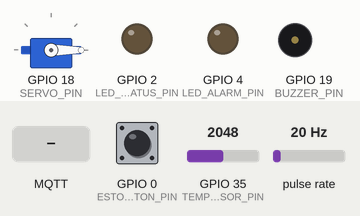
A sketch run on a simulated ESP32. Parts: servo, output pins drawn as LEDs (lit = HIGH), buzzer (waves = sounding). Wiring (inferred from the names in the program): pulse sensor: data GPIO 34. The inputs (shaded band) are chosen by the test bench; at power-on: GPIO 0 (ESTOP_BUTTON_PIN) HIGH, GPIO 35 (TEMP_SENSOR_PIN) = 2048, pulse rate 20 Hz. WiFi joins after 1.5 s; servers stay silent unless stated; no MQTT or app messages arrive unless stated; what the sketch prints to the serial monitor is not drawn.

Above: at 2.7 s.
2.8 s: GPIO 0 (ESTOP_BUTTON_PIN) pulled LOW for 0.15 s
At 3.5 s:
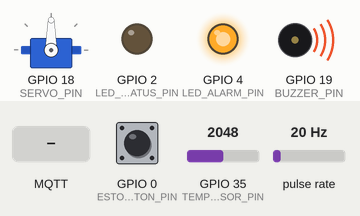
At 5.7 s:
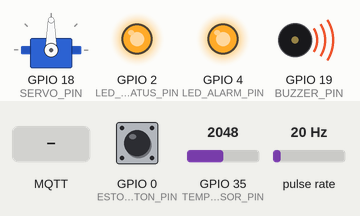
5.9 s: MQTT message "EMERGENCY_STOP" arrives on the first subscribed topic
Timing chart, 0 to 11.5 s (numbered marks = the images above; inputs shaded):
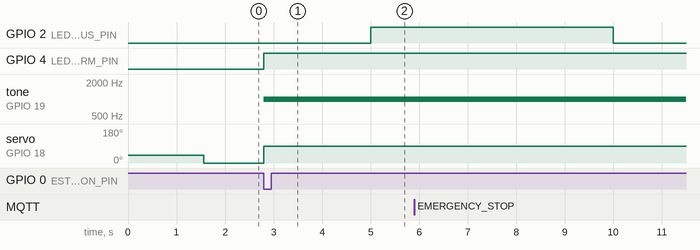

Measured:
- after the input at 2.8 s, GPIO 4 (LED_ALARM_PIN): LOW → HIGH at once; tone on GPIO 19 (BUZZER_PIN): silent → 1000 Hz after 0.00 s instead of 0.86 s; servo on GPIO 18 (SERVO_PIN): 0° → 90° at once

The sketch:

ivara_device.ino
```cpp
/*
 * IVaaRA – ESP32 Firmware
 * Intra Venous Automation and Response Architecture
 *
 * Architecture:
 *   Sensor acquisition → Flow calculation → Control algorithm
 *   → MQTT publish → Command receive → Safety logic
 *
 * The ESP32 maintains local safety operation even if Wi-Fi/MQTT is lost.
 */

// ─────────────────────────────────────────────────────────────────────
// CONFIGURATION — Set these for your deployment
// ─────────────────────────────────────────────────────────────────────
#include <Arduino.h>
#include <WiFi.h>
#include <PubSubClient.h>
#include <ArduinoJson.h>
#include <ESP32Servo.h>

// Network credentials (use provisioning or NVS in production)
const char* WIFI_SSID     = "YOUR_SSID";
const char* WIFI_PASSWORD = "YOUR_PASSWORD";

// MQTT broker — your local server IP
const char* MQTT_HOST     = "192.168.1.100";
const int   MQTT_PORT     = 1883;
const char* MQTT_USER     = "";
const char* MQTT_PASS     = "";
const char* DEVICE_ID     = "IV-001";

// ─────────────────────────────────────────────────────────────────────
// PIN DEFINITIONS
// ─────────────────────────────────────────────────────────────────────
const int FLOW_SENSOR_PIN     = 34;  // IR optical drop detector (ADC)
const int TEMP_SENSOR_PIN     = 35;  // PT100 / NTC thermistor (ADC)
const int SERVO_PIN           = 18;  // Servo for IV clamp
const int BUZZER_PIN          = 19;  // Alarm buzzer
const int LED_STATUS_PIN      = 2;   // Status LED (built-in)
const int LED_ALARM_PIN       = 4;   // Red alarm LED
const int ESTOP_BUTTON_PIN    = 0;   // Physical emergency stop (BOOT button)

// ─────────────────────────────────────────────────────────────────────
// CONSTANTS
// ─────────────────────────────────────────────────────────────────────
const int   TELEMETRY_INTERVAL_MS = 5000;  // 5 second telemetry interval
const int   FLOW_SAMPLE_WINDOW_MS = 5000;  // 5 second drop count window
const float FLOW_STOPPED_THRESHOLD = 1.0; // drops/min below this = STOPPED
const float TEMP_MIN = 35.0;
const float TEMP_MAX = 46.0;
const int   SERVO_OPEN   = 0;    // Fully open
const int   SERVO_CLOSED = 90;   // Emergency stop position

// MQTT topics
char TOPIC_TELEMETRY[64];
char TOPIC_STATUS[64];
char TOPIC_COMMAND[64];
char TOPIC_ACK[64];

// ─────────────────────────────────────────────────────────────────────
// DEVICE STATE
// ─────────────────────────────────────────────────────────────────────
enum ControlMode { AUTO, MANUAL, EMERGENCY_STOP_MODE };

struct DeviceState {
  float   flow_rate          = 0.0;
  float   target_flow        = 25.0;
  float   temperature        = 42.0;
  float   remaining_volume   = 500.0;
  int     servo_angle        = 40;
  bool    automatic_control  = true;
  String  sensor_status      = "OK";
  ControlMode mode           = AUTO;
  bool    emergency_stopped  = false;
  int     drop_count         = 0;
  unsigned long last_drop_time = 0;
  unsigned long last_telemetry_ms = 0;
};

// ─────────────────────────────────────────────────────────────────────
// GLOBALS
// ─────────────────────────────────────────────────────────────────────
WiFiClient    wifiClient;
PubSubClient  mqtt(wifiClient);
Servo         clampServo;
DeviceState   state;
bool          lastEStopButton = HIGH;  // Active LOW

// Flow sensor ISR counter
volatile int dropISRCount = 0;
void IRAM_ATTR flowPulseISR() { dropISRCount++; }

// ─────────────────────────────────────────────────────────────────────
// FLOW SENSOR (abstracted)
// ─────────────────────────────────────────────────────────────────────
float readFlowRate() {
  // Uses interrupt-driven drop count over 5s window
  static unsigned long windowStart = 0;
  static int           lastCount   = 0;

  unsigned long now = millis();
  if (now - windowStart >= FLOW_SAMPLE_WINDOW_MS) {
    int drops = dropISRCount - lastCount;
    lastCount = dropISRCount;
    windowStart = now;
    // drops/min = drops per window * (60000 / window_ms)
    float rate = (float)drops * (60000.0f / FLOW_SAMPLE_WINDOW_MS);
    return max(0.0f, rate);
  }
  // Return last calculated value between windows
  return state.flow_rate;
}

// ─────────────────────────────────────────────────────────────────────
// TEMPERATURE SENSOR (abstracted – NTC thermistor example)
// ─────────────────────────────────────────────────────────────────────
float readTemperature() {
  int raw = analogRead(TEMP_SENSOR_PIN);
  // Steinhart-Hart simplified for NTC 10kΩ @ 25°C (B=3950)
  // Replace with PT100 lookup for medical-grade sensor
  float voltage = raw * (3.3f / 4095.0f);
  float resistance = 10000.0f * voltage / (3.3f - voltage);
  float logR = log(resistance / 10000.0f);
  float tempK = 1.0f / (0.001129148f + 0.000234125f * logR + 0.0000000876741f * logR * logR * logR);
  return tempK - 273.15f;
}

// ─────────────────────────────────────────────────────────────────────
// SERVO CONTROL
// ─────────────────────────────────────────────────────────────────────
void setServoAngle(int angle) {
  angle = constrain(angle, 0, 180);
  state.servo_angle = angle;
  clampServo.write(angle);
}

void executeEmergencyStop() {
  state.mode              = EMERGENCY_STOP_MODE;
  state.automatic_control = false;
  state.emergency_stopped = true;
  setServoAngle(SERVO_CLOSED);
  // Activate alarm
  digitalWrite(LED_ALARM_PIN, HIGH);
  tone(BUZZER_PIN, 2000, 500);
  Serial.println("[SAFETY] EMERGENCY STOP ACTIVATED");
}

// ─────────────────────────────────────────────────────────────────────
// AUTOMATIC FLOW CONTROL (simple proportional)
// ─────────────────────────────────────────────────────────────────────
void runAutoControl() {
  if (!state.automatic_control || state.emergency_stopped) return;

  float error = state.target_flow - state.flow_rate;
  // Simple proportional: each 1 drop/min error → adjust servo by ~0.5°
  // Device-specific calibration should replace this constant
  float adjustment = error * 0.5f;
  int newAngle = state.servo_angle - (int)adjustment; // decrease angle = more open
  newAngle = constrain(newAngle, 0, 80);
  setServoAngle(newAngle);
}

// ─────────────────────────────────────────────────────────────────────
// SAFETY CHECKS (run every loop iteration regardless of connectivity)
// ─────────────────────────────────────────────────────────────────────
void runLocalSafetyChecks() {
  // 1. Physical emergency stop button (active LOW)
  bool btnState = digitalRead(ESTOP_BUTTON_PIN);
  if (btnState == LOW && lastEStopButton == HIGH) {
    executeEmergencyStop();
    lastEStopButton = LOW;
  }
  if (btnState == HIGH) lastEStopButton = HIGH;

  // 2. Flow stopped alarm (local — does not require MQTT)
  if (state.flow_rate < FLOW_STOPPED_THRESHOLD && !state.emergency_stopped) {
    tone(BUZZER_PIN, 1500, 200);
  }

  // 3. Temperature out of range alarm
  if (state.temperature < TEMP_MIN || state.temperature > TEMP_MAX) {
    tone(BUZZER_PIN, 1000, 100);
  }
}

// ─────────────────────────────────────────────────────────────────────
// MQTT
// ─────────────────────────────────────────────────────────────────────
void publishTelemetry() {
  if (!mqtt.connected()) return;

  StaticJsonDocument<256> doc;
  doc["device_id"]          = DEVICE_ID;
  doc["timestamp"]          = ""; // ESP32 time via NTP in production
  doc["flow_rate"]          = state.flow_rate;
  doc["target_flow"]        = state.target_flow;
  doc["temperature"]        = state.temperature;
  doc["remaining_volume_ml"]= state.remaining_volume;
  doc["servo_angle"]        = state.servo_angle;
  doc["automatic_control"]  = state.automatic_control;
  doc["sensor_status"]      = state.sensor_status;

  char payload[256];
  serializeJson(doc, payload);
  mqtt.publish(TOPIC_TELEMETRY, payload, false);
}

void publishAck(const char* eventId, const char* status) {
  StaticJsonDocument<128> doc;
  doc["device_id"] = DEVICE_ID;
  doc["event_id"]  = eventId;
  doc["status"]    = status;
  char payload[128];
  serializeJson(doc, payload);
  mqtt.publish(TOPIC_ACK, payload, false);
}

void handleCommand(const char* payload, int length) {
  StaticJsonDocument<256> doc;
  DeserializationError err = deserializeJson(doc, payload, length);
  if (err) {
    Serial.printf("[MQTT] JSON parse error: %s\n", err.c_str());
    return;
  }

  const char* command  = doc["command"]  | "";
  const char* eventId  = doc["event_id"] | "";

  if (strcmp(command, "EMERGENCY_STOP") == 0) {
    executeEmergencyStop();
    publishAck(eventId, "STOP_ACKNOWLEDGED");
  }
  else if (strcmp(command, "SET_MODE") == 0) {
    const char* mode = doc["mode"] | "AUTOMATIC";
    if (strcmp(mode, "AUTOMATIC") == 0) {
      state.automatic_control = true;
      state.mode = AUTO;
      if (doc.containsKey("target_flow")) state.target_flow = doc["target_flow"].as<float>();
    }
    else if (strcmp(mode, "MANUAL") == 0) {
      state.automatic_control = false;
      state.mode = MANUAL;
      if (doc.containsKey("servo_angle")) setServoAngle(doc["servo_angle"].as<int>());
    }
    else if (strcmp(mode, "EMERGENCY_STOP") == 0) {
      executeEmergencyStop();
    }
    publishAck(eventId, "ACKNOWLEDGED");
  }
}

void mqttCallback(char* topic, byte* payload, unsigned int length) {
  Serial.printf("[MQTT] Received on %s (%d bytes)\n", topic, length);
  if (strcmp(topic, TOPIC_COMMAND) == 0) {
    handleCommand((char*)payload, length);
  }
}

bool connectMQTT() {
  if (mqtt.connected()) return true;
  Serial.print("[MQTT] Connecting...");
  char willTopic[64];
  snprintf(willTopic, sizeof(willTopic), "%s", TOPIC_STATUS);
  String willPayload = "{\"status\":\"OFFLINE\",\"device_id\":\"" + String(DEVICE_ID) + "\"}";
  bool ok = mqtt.connect(DEVICE_ID, MQTT_USER, MQTT_PASS,
                         willTopic, 1, true, willPayload.c_str());
  if (ok) {
    Serial.println(" connected");
    mqtt.subscribe(TOPIC_COMMAND);
    // Announce online
    String onlineMsg = "{\"status\":\"ONLINE\",\"device_id\":\"" + String(DEVICE_ID) + "\"}";
    mqtt.publish(TOPIC_STATUS, onlineMsg.c_str(), true);
  } else {
    Serial.printf(" failed rc=%d\n", mqtt.state());
  }
  return ok;
}

void connectWiFi() {
  Serial.printf("[WiFi] Connecting to %s", WIFI_SSID);
  WiFi.begin(WIFI_SSID, WIFI_PASSWORD);
  int retries = 0;
  while (WiFi.status() != WL_CONNECTED && retries < 20) {
    delay(500);
    Serial.print(".");
    retries++;
  }
  if (WiFi.status() == WL_CONNECTED) {
    Serial.printf("\n[WiFi] Connected: %s\n", WiFi.localIP().toString().c_str());
  } else {
    Serial.println("\n[WiFi] Failed – continuing in offline mode");
  }
}

// ─────────────────────────────────────────────────────────────────────
// SETUP
// ─────────────────────────────────────────────────────────────────────
void setup() {
  Serial.begin(115200);
  Serial.println("\n[IVaaRA] ESP32 Firmware v1.0.0 starting...");

  // Build topic strings
  snprintf(TOPIC_TELEMETRY, sizeof(TOPIC_TELEMETRY), "ivara/device/%s/telemetry", DEVICE_ID);
  snprintf(TOPIC_STATUS,    sizeof(TOPIC_STATUS),    "ivara/device/%s/status",    DEVICE_ID);
  snprintf(TOPIC_COMMAND,   sizeof(TOPIC_COMMAND),   "ivara/device/%s/command",   DEVICE_ID);
  snprintf(TOPIC_ACK,       sizeof(TOPIC_ACK),       "ivara/device/%s/ack",       DEVICE_ID);

  // GPIO setup
  pinMode(LED_STATUS_PIN, OUTPUT);
  pinMode(LED_ALARM_PIN,  OUTPUT);
  pinMode(ESTOP_BUTTON_PIN, INPUT_PULLUP);
  pinMode(FLOW_SENSOR_PIN,  INPUT);

  // Flow sensor interrupt (optical drop detector triggers on falling edge)
  attachInterrupt(digitalPinToInterrupt(FLOW_SENSOR_PIN), flowPulseISR, FALLING);

  // Servo setup
  clampServo.attach(SERVO_PIN);
  setServoAngle(state.servo_angle);

  // Network
  connectWiFi();
  mqtt.setServer(MQTT_HOST, MQTT_PORT);
  mqtt.setCallback(mqttCallback);
  mqtt.setKeepAlive(60);
  connectMQTT();

  Serial.println("[IVaaRA] Setup complete. Entering main loop.");
}

// ─────────────────────────────────────────────────────────────────────
// MAIN LOOP
// ─────────────────────────────────────────────────────────────────────
void loop() {
  unsigned long now = millis();

  // ── 1. Always: local safety checks ────────────────────────
  runLocalSafetyChecks();

  // ── 2. Always: sensor acquisition ─────────────────────────
  state.flow_rate   = readFlowRate();
  state.temperature = readTemperature();

  // ── 3. Always: automatic flow control (if enabled) ────────
  if (state.mode == AUTO) {
    runAutoControl();
  }

  // ── 4. Network: MQTT keepalive (non-blocking) ─────────────
  if (WiFi.status() == WL_CONNECTED) {
    if (!mqtt.connected()) {
      connectMQTT();
    }
    mqtt.loop();
  }

  // ── 5. Periodic: telemetry publish ────────────────────────
  if (now - state.last_telemetry_ms >= TELEMETRY_INTERVAL_MS) {
    state.last_telemetry_ms = now;
    publishTelemetry();

    // Blink status LED
    digitalWrite(LED_STATUS_PIN, !digitalRead(LED_STATUS_PIN));

    Serial.printf("[TELE] flow=%.1f target=%.1f temp=%.1f vol=%.0f servo=%d°\n",
                  state.flow_rate, state.target_flow, state.temperature,
                  state.remaining_volume, state.servo_angle);
  }

  // ── 6. Reconnect WiFi if lost ─────────────────────────────
  static unsigned long lastWiFiCheck = 0;
  if (now - lastWiFiCheck > 30000 && WiFi.status() != WL_CONNECTED) {
    lastWiFiCheck = now;
    WiFi.reconnect();
  }
}
```
